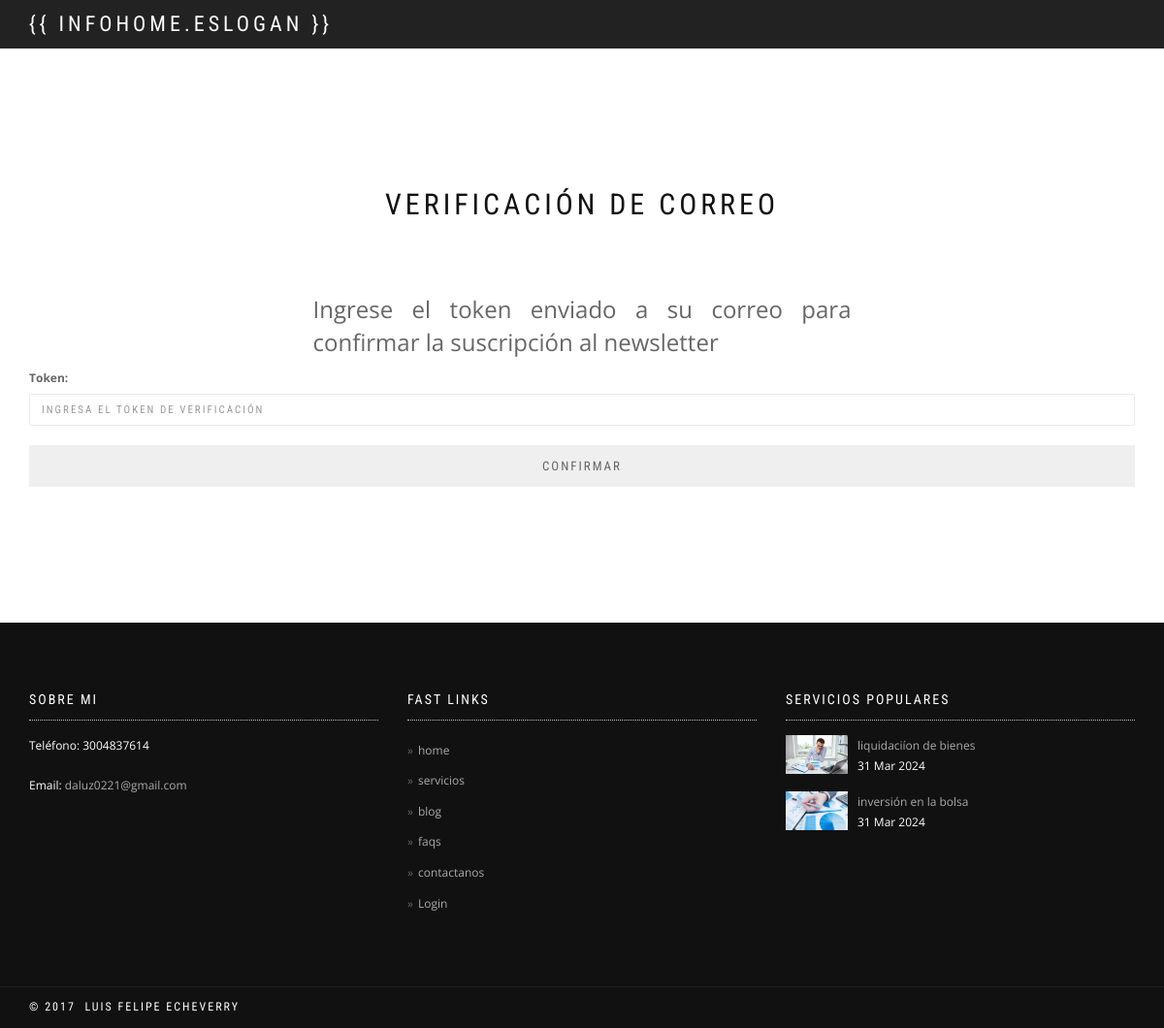
The app's page /newsletter/verification/ with its own data.
### aplications/home/models.py (models this page shows, shortened)
class InfoHome(models.Model):
    webTitle = models.CharField(max_length=200, verbose_name='Título de la web', help_text='texto que se mostrará en la pestaña del navegador')
    logoHome = models.ImageField(verbose_name='Logo de la web', upload_to='home', blank=True, null=True)
    eslogan = models.CharField(max_length=200, verbose_name='Eslogan', blank=True, null=True)
    active = models.BooleanField(verbose_name='Activo', default=False)
    phone = models.CharField(max_length=200, verbose_name='Teléfono', blank=True, null=True)
    whatsapp = models.IntegerField(max_length=200, verbose_name='whatsapp', blank=True, null=True)
    email = models.EmailField(verbose_name='Correo electrónico', blank=True, null=True)
    mainUrl = models.URLField(verbose_name='URL principal', blank=True, null=True)
    created = models.DateTimeField(auto_now_add=True, verbose_name='Fecha de creación')
    updated = models.DateTimeField(auto_now=True, verbose_name='Fecha de edición')
    objects = InfoHomeManager()
    class Meta:
        verbose_name = 'información general'
        verbose_name_plural = 'información general'
        ordering = ['-created']

class HeaderLinks(models.Model):
    name = models.CharField(max_length=200, verbose_name='Nombre')
    url = models.URLField(verbose_name='URL', blank=True, null=True)
    orden = models.SmallIntegerField(verbose_name='Orden', default=0)
    active = models.BooleanField(verbose_name='Activo', default=False)
    created = models.DateTimeField(auto_now_add=True, verbose_name='Fecha de creación')
    updated = models.DateTimeField(auto_now=True, verbose_name='Fecha de edición')
    objects = HeaderLinksManager()
    class Meta:
        verbose_name = 'enlace del menú'
        verbose_name_plural = 'enlaces del menú'
        ordering = ['-orden']

### aplications/service/models.py (models this page shows, shortened)
class Service(models.Model):
    title = models.CharField(max_length=200, verbose_name='Título')
    subtitle = models.CharField(max_length=200, verbose_name='Subtítulo', blank=True, null=True)
    summary = models.TextField(verbose_name='Resumen', blank=True, null=True)
    description = RichTextUploadingField('Contenido')
    slug = models.SlugField(verbose_name='Slug', unique=True)
    icon = models.CharField(max_length=200, verbose_name='Icono',blank=True, null=True , help_text='Usar una clase de Fontawesome, consultar los iconos en https://fontawesome.com/search?m=free&o=r, icon que se verá en la home')
    image = models.ImageField(verbose_name='Imagen', upload_to='services', blank=True, null=True)
    active = models.BooleanField(verbose_name='Activo', default=True)
    destacado = models.BooleanField(verbose_name='Destacado', default=False)
    showHome = models.BooleanField(verbose_name='Mostrar en Home', default=True)
    created = models.DateTimeField(auto_now_add=True, verbose_name='Fecha de creación')
    updated = models.DateTimeField(auto_now=True, verbose_name='Fecha de edición')
    objects = ServiceManager()
    class Meta:
        verbose_name = 'servicio'
        verbose_name_plural = 'servicios'
        ordering = ['-created']

### aplications/newsletter/views.py (the view, shortened to what this page needs)
class TokenNewsletterVerificationView(FormView):
    form_class = VerificationNewsletterForm
    template_name = 'newsletter/verification_newsletter.html'
    success_url = reverse_lazy('home_app:index')

### aplications/newsletter/forms.py (shortened to what this page needs)
class VerificationNewsletterForm(forms.Form):
    token = forms.CharField(max_length=10, required=True, widget=forms.TextInput(attrs={'class': 'form-control', 'placeholder': 'Ingresa el token de verificación'}))

### aplications/context_processor.py (called while the page is built)
def header_and_footer(request):
    links = HeaderLinks.objects.get_menu_links()
    infoHome = InfoHome.objects.activo()
    hotServices = Service.objects.hot_services()
    whatsapp = InfoHome.objects.get_whatsapp()
    main_url = InfoHome.objects.get_main_url()
    return {
        'media_url': '/media/',
        'menu_header': links,
        'infoHome': infoHome,
        'hotServices': hotServices,
        'whatsapp': whatsapp,
        'main_url': main_url,
    }

### aplications/home/managers.py (called while the page is built)
    def get_menu_links(self):
        return self.filter(
            active=True,
        ).order_by('orden')

    def activo(self):
        return self.filter(
            active=True,
        ).first()

    def get_whatsapp(self):
        try:
            return self.filter(
                active=True,
            ).first().whatsapp
        except:
            return 'No hay número de whatsapp registrado'

    def get_main_url(self):
        try:
            return self.filter(
                active=True,
            ).first().mainUrl
        except:
            return 'No hay URL principal registrada'

### aplications/service/managers.py (called while the page is built)
    def hot_services(self):
        return self.filter(
            active=True,
            destacado=True,
        ).order_by('created')

### templates/newsletter/verification_newsletter.html (shortened to what this page needs)
{% extends 'base.html' %}
{% block content %}
<main>
  <nav class="navbar navbar-custom navbar-fixed-top" role="navigation">
    <div class="container">
      <div class="navbar-header">
            <a class="navbar-brand" href="http://localhost:8000/">{{ infoHome.eslogan
          }}</a>
      </div>
      <div class="collapse navbar-collapse" id="custom-collapse">
        <ul class="nav navbar-nav navbar-right">
          {% for link in menu_header %}
          <li class="dropdown">
            <a href="{{ link.url }}">{{link.title}}</a>
          </li>
          {% endfor %}
        </ul>
      </div>
    </div>
  </nav>
  <div class="main">
    <section class="module">
      <div class="container">
        <div class="row">
          <div class="col-sm-6 col-sm-offset-3">
            <h1 class="module-title font-alt">Verificación de correo</h1>
            <h3 style="text-align: justify;">Ingrese el token enviado a su correo para confirmar la suscripción al
              newsletter</h3>
          </div>
        </div>
        <div class="row">
          <div class="col-sm-12">
            <form action="" method="post">
              {{ form.as_p }}
              <button type="submit" class="btn btn-lg btn-block">Confirmar</button>
            </form>
          </div>
        </div>
      </div>
    </section>
</main>
{% endblock content %}

### templates/includes/header_v1.html (shortened to what this page needs)
{% load static %}
<nav class="navbar navbar-custom navbar-fixed-top navbar-transparent" role="navigation">
    <div class="container">
      <div class="navbar-header">
        <a class="navbar-brand" href="{{ main_url}}"></a>
      </div>
      <div class="collapse navbar-collapse" id="custom-collapse">
        <ul class="nav navbar-nav navbar-right">
          {% for link  in menu_header %}
              {% if user.is_authenticated %}
                {% if "Login" in link.name %}
                  <li class="dropdown">
                    <a href="{% url 'users_app:user-logout' %}">Logout</a>
                  </li>
                {% else %}
                  <li class="dropdown">
                    <a href="{{ link.url }}">{{link.name}}</a>
                  </li>
                {% endif %}
            {% else %}
                <li class="dropdown">
                  <a href="{{ link.url }}">{{link.name}}</a>
                </li>
            {% endif %}
          {% endfor %}
        </ul>
      </div>
    </div>
  </nav>

### templates/includes/footer.html (shortened to what this page needs)
<div class="module-small bg-dark">
    <div class="container">
      <div class="row">
        <div class="col-sm-4">
          <div class="widget">
            <h5 class="widget-title font-alt">Sobre mi</h5>
            <p>Teléfono: {{ infoHome.phone }}</p>
            <p>Email: <a href="mailto:{{infoHome.email}}">{{ infoHome.email }}</a></p>
          </div>
        </div>
        <div class="col-sm-4">
          <div class="widget">
            <h5 class="widget-title font-alt">Fast links</h5>
            <ul class="icon-list">
                {% for link in menu_header %}
                    <li><a href="{{link.url}}">{{ link.name }}</a></li>
                {% endfor %}
            </ul>
          </div>
        </div>
        <div class="col-sm-4">
          <div class="widget">
            <h5 class="widget-title font-alt">Servicios Populares</h5>
            <ul class="widget-posts">
                {% for hot_service in hotServices %}
                    <li class="clearfix">
                        <div class="widget-posts-image"><a href="{% url 'service_app:servicio_detail' hot_service.slug %}"><img src="{{ media_url }}{{ hot_service.image }}" alt="Post Thumbnail"/></a></div>
                        <div class="widget-posts-body">
                          <div class="widget-posts-title"><a href="{% url 'service_app:servicio_detail' hot_service.slug %}">{{ hot_service.title }}</a></div>
                          <div class="widget-posts-meta">{{ hot_service.created|date:"d M Y" }}</div>
                        </div>
                    </li>
                {% endfor %}
            </ul>
          </div>
        </div>
      </div>
    </div>
  </div>
  <footer class="footer bg-dark">
    <div class="container">
      <div class="row">
        <div class="col-sm-6">
          <p class="copyright font-alt">&copy; 2017&nbsp; luis Felipe Echeverry</p>
        </div>
        <div class="col-sm-6">
        </div>
      </div>
    </div>
  </footer>

### static/css/style.css (style rules this page uses)
html { overflow-y: scroll; overflow-x: hidden; -ms-overflow-style: scrollbar; }
body { background: #fff; font: 400 12px/1.8 "Open Sans", sans-serif; color: #666; -webkit-font-smoothing: antialiased; }
img { max-width: 100%; height: auto; }
a, .btn { transition: all 0.125s ease-in-out 0s; }
.btn, .well, .panel, .progress, .form-control, .form-control:hover, .form-control:focus, .navbar-custom .dropdown-menu { box-shadow: none; }
.well, .label, .alert, .progress, .form-control, .modal-content, .panel-heading, .panel-group .panel, .nav-tabs > li > a, .nav-pills > li > a { border-radius: 2px; }
.navbar-custom + .main { margin-top: 50px; }
.main { position: relative; background-color: #fff; z-index: 1; }
.module, .module-small { position: relative; padding: 140px 0; background-repeat: no-repeat; background-position: 50% 50%; background-size: cover; }
.module-small { padding: 70px 0; }
.bg-dark, .bg-dark-30, .bg-dark-60, .bg-dark-90, .bg-dark .module-title, .bg-dark-30 .module-title, .bg-dark-60 .module-title, .bg-dark-90 .module-title, .bg-dark .module-subtitle, .bg-dark-30 .module-subtitle, .bg-dark-60 .module-subtitle, .bg-dark-90 .module-subtitle, .bg-dark .alt-module-subtitle h5, .bg-dark-30 .alt-module-subtitle h5, .bg-dark-60 .alt-module-subtitle h5, .bg-dark-90 .alt-module-subtitle h5 { color: #fff; }
.bg-dark { background: #111; }
.btn { border-radius: 0; font-family: "Roboto Condensed", sans-serif; text-transform: uppercase; letter-spacing: 2px; font-size: 11px; padding: 8px 37px; }
.btn.btn-lg { padding: 12px 45px; font-size: 13px; }
.form-control { font-family: "Roboto Condensed", sans-serif; text-transform: uppercase; letter-spacing: 2px; font-size: 11px; height: 33px; border: 1px solid #EAEAEA; border-radius: 2px; transition: all 0.4s ease-in-out 0s; }
a { color: #111; }
.bg-dark a { color: #aaa; }
h1, h2, h3, h4, h5, h6 { line-height: 1.4; font-weight: 400; }
p, ol, ul, blockquote { margin: 0 0 20px; }
.font-alt { font-family: "Roboto Condensed", sans-serif; text-transform: uppercase; letter-spacing: 2px; }
.module-title { position: relative; letter-spacing: 4px; text-align: center; font-weight: 400; font-size: 30px; color: #111; margin: 0 0 70px; }
.navbar-custom { background-color: rgba(10, 10, 10, 0.9); border: 0; border-radius: 0; z-index: 1000; font-family: "Roboto Condensed", sans-serif; text-transform: uppercase; letter-spacing: 3px; font-size: 11px; transition: background, padding 0.4s ease-in-out 0s; }
.navbar a { transition: color 0.125s ease-in-out 0s; }
.navbar-custom .navbar-brand { letter-spacing: 4px; font-weight: 400; font-size: 22px; color: #fff; }
.navbar-custom .nav li > a { position: relative; color: rgba(255, 255, 255, 0.7); }
.footer { padding: 10px 0; }
.footer .copyright { margin: 0; }
.widget .widget-title { border-bottom: 1px dotted #c2c2c2; font-size: 14px; padding: 0 0 10px; margin: 0 0 15px; }
.widget ul { list-style: none; padding: 0; margin: 0; }
.widget .icon-list li { padding: 5px 0; }
.widget .icon-list li a:before { content: "\00BB"; color: #666666; padding-right: 5px; }
.widget-posts li { margin: 0 0 15px; }
.widget-posts li:last-child { margin: 0; }
.widget-posts-image { float: left; width: 64px; }
.widget-posts-body { margin-left: 74px; }
@media (min-width: 768px) { .navbar-transparent { background: transparent; padding-bottom: 15px; padding-top: 15px; } }

### records on screen
InfoHome: phone "3004837614", email "daluz0221@gmail.com"
HeaderLinks: name "home"
HeaderLinks: name "servicios"
HeaderLinks: name "blog"
HeaderLinks: name "faqs"
HeaderLinks: name "contactanos"
HeaderLinks: name "Login"
Service: image (picture), title "liquidaciíon de bienes", created "31 Mar 2024"
Service: image (picture), title "inversión en la bolsa", created "31 Mar 2024"
